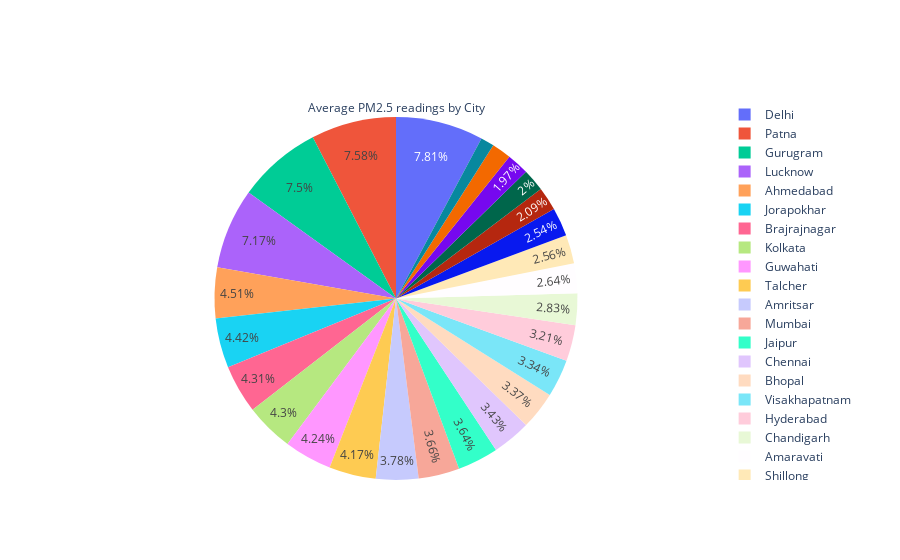

Here is the notebook cell this chart was saved with:
### Code cell
# avg readings for PM2.5 across all cities (pie chart)
trace1=go.Pie(labels=avg_readings['City'], values=avg_readings['PM2.5'].round(2),
             title='Average PM2.5 readings by City')
fig=go.Figure(trace1)
fig.update_traces(textposition='inside')
fig=fig.update_layout(uniformtext_minsize=12, uniformtext_mode='hide')
fig.show()

### Figure 1 — Plotly figure (JSON) as saved in the notebook; plotly's stock layout.template omitted (floating-point values rounded to 4 significant figures)
{"data": [{"labels": ["Ahmedabad", "Aizawl", "Amaravati", "Amritsar", "Bengaluru", "Bhopal", "Brajrajnagar", "Chandigarh", "Chennai", "Coimbatore", "Delhi", "Ernakulam", "Gurugram", "Guwahati", "Hyderabad", "Jaipur", "Jorapokhar", "Kochi", "Kolkata", "Lucknow", "Mumbai", "Patna", "Shillong", "Talcher", "Thiruvananthapuram", "Visakhapatnam"], "textposition": "inside", "title": {"text": "Average PM2.5 readings by City"}, "type": "pie", "values": [67.73, 18.02, 39.61, 56.72, 38.12, 50.6, 64.73, 42.43, 51.42, 29.95, 117.2, 25.99, 112.5, 63.69, 48.21, 54.64, 66.41, 31.43, 64.57, 107.6, 54.86, 113.8, 38.39, 62.61, 29.53, 50.19]}], "layout": {"uniformtext": {"minsize": 12, "mode": "hide"}}}
